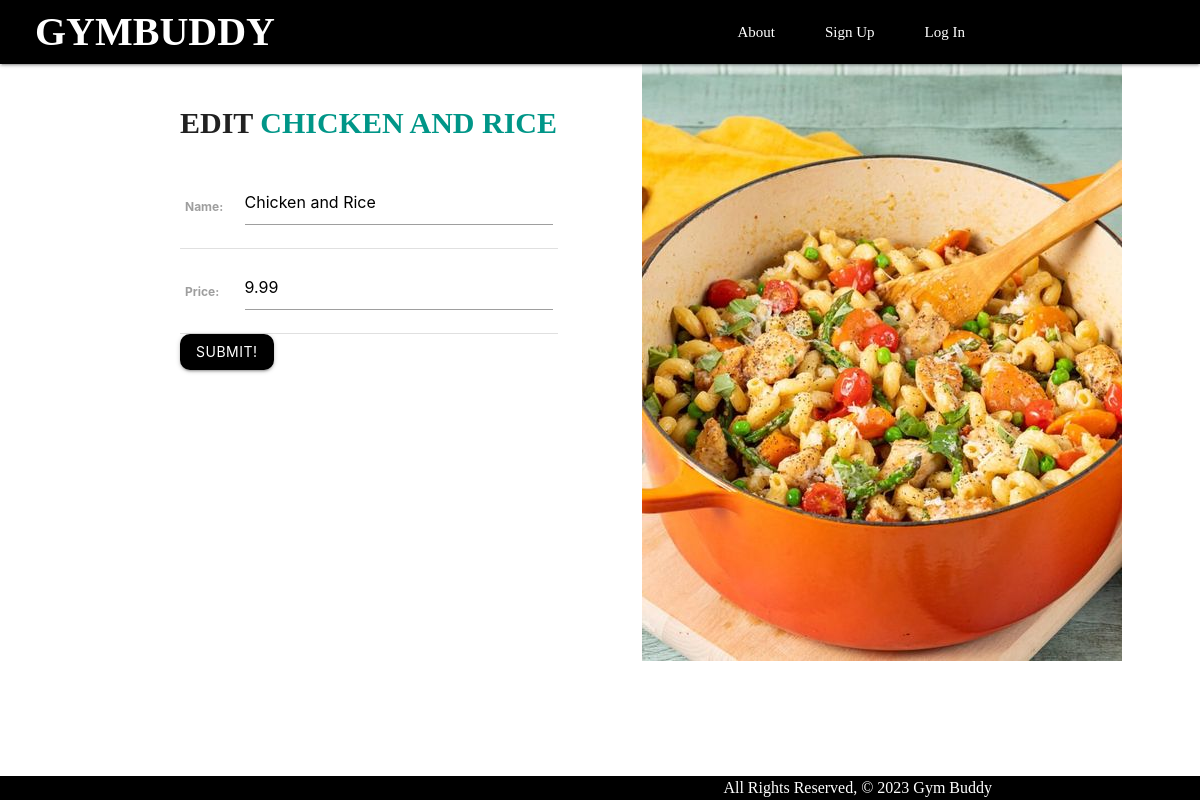
The page /meals/1/update/ on the database its author committed.
### main_app/models.py (models this page shows, shortened)
class Meal(models.Model):
    name = models.CharField(max_length=50)
    description = models.TextField()
    price = models.DecimalField(max_digits=5, decimal_places=2)
    created_at = models.DateTimeField(auto_now_add=True)

### main_app/views.py (the view)
# urls.py: path('meals/<int:pk>/update/', views.MealUpdate.as_view(), name='meals_update'),
class MealUpdate(UpdateView):
  model = Meal
  fields = ['name', 'price']

### main_app/templates/main_app/meal_form.html (shortened to what this page needs)
{% extends 'base.html' %}
{% block content %}
<div class="log-container">
  {% if object %}
  <h1>Edit <span class="teal-text">{{object.name}}</span></h1>
{% else %}
  <h1>Add Meal</h1>
{% endif %}
<form action="" method="post">
  <table>
    {{ form.as_table }}
  </table>
  <input type="submit" value="Submit!" class="btn">
</form>
</div>
<div class="loginout-img">
  <img src="../../static/img/addmeal.jpeg" alt="">
</div>
{% endblock %}

### main_app/static/css/style.css (style rules this page uses)
body { display: flex; min-height: 100vh; flex-direction: column; }
.log-container { float: left; width: 45%; }
.log-container h1 { font-family: Poppins; font-size: 30px; text-transform: uppercase; font-weight: bold; }
.loginout-img { float: right; width: 45%; }
.btn { background-color: black; border-radius: 10px; color: white; }

### rows shown on the page
Meal: name "CHICKEN AND RICE", name "Chicken and Rice", price "9.99"
